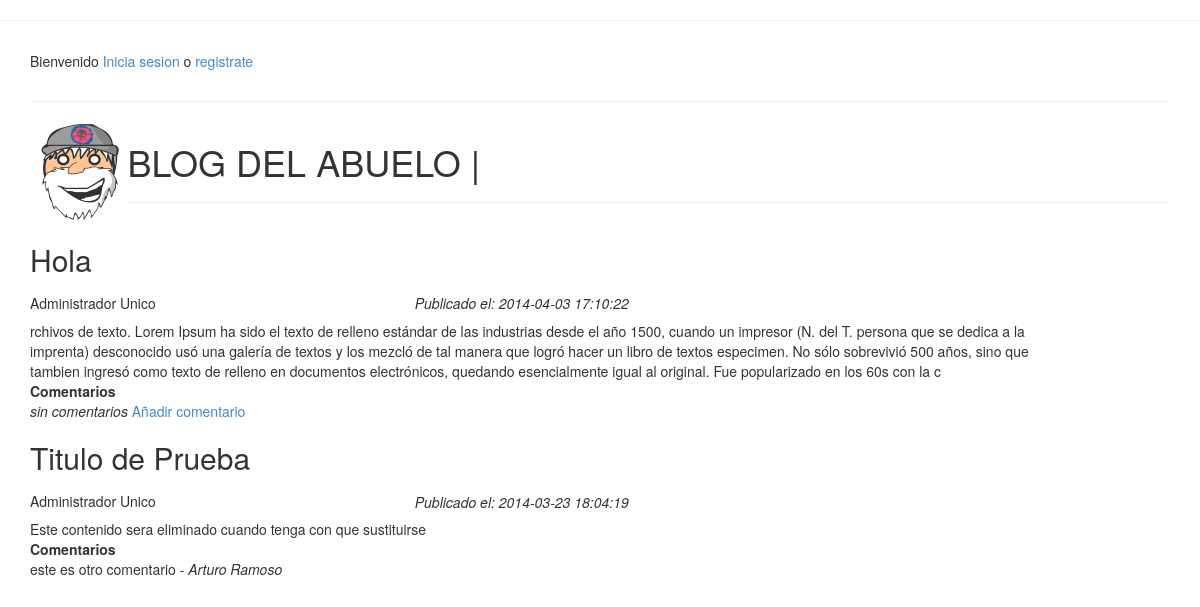
The page / on the database its author committed.
### tables this page shows
CREATE TABLE `temas` (
  `id` int(11) NOT NULL AUTO_INCREMENT,
  `id_usuario` varchar(45) DEFAULT NULL,
  `titulo` varchar(45) DEFAULT NULL,
  `fecha_pub` timestamp NOT NULL DEFAULT CURRENT_TIMESTAMP ON UPDATE CURRENT_TIMESTAMP,
  `contenido` text,
  PRIMARY KEY (`id`)
);

CREATE TABLE `usuarios` (
  `id` int(11) NOT NULL AUTO_INCREMENT,
  `nombre` varchar(45) DEFAULT NULL,
  `usuario` varchar(45) DEFAULT NULL,
  `password` varchar(45) DEFAULT NULL,
  `tipo` varchar(1) DEFAULT NULL,
  PRIMARY KEY (`id`),
  UNIQUE KEY `usuario_UNIQUE` (`usuario`)
);

CREATE TABLE `comentarios` (
  `id` int(11) NOT NULL AUTO_INCREMENT,
  `id_usuario` int(11) DEFAULT '0',
  `id_tema` int(11) DEFAULT NULL,
  `comentario` varchar(350) DEFAULT NULL,
  PRIMARY KEY (`id`)
);

### index.php (the view, shortened to what this page needs)
<!DOCTYPE HTML>
<html>
	<head>
	    <link href="css/bootstrap.min.css" rel="stylesheet">
	</head>
	<body><hr>
		<div class="container">
			<div class="row">
		<p class="bg-success">
			<?php
				if (isset($_SESSION['nombre'])) {
					echo "<div class='col-md-8'>Usted esta logeado como:<b> ".$_SESSION['usuario']. "</b></div>
					<div class='col-md-4'>
					  <button type='button' class='btn btn-success'><span class='glyphicon glyphicon-bell'></span> Notificaciones</button>
					  <div class='btn-group'>
						  <button class='btn btn-default dropdown-toggle' type='button' data-toggle='dropdown'>
						    <span class='glyphicon glyphicon-plus'></span> Opciones <span class='caret'></span>
						  </button>
						  <ul class='dropdown-menu'>
				    		<li><a href='cerrarsesion.php'><span class='glyphicon glyphicon-off'></span> Cerrar sesion</a></li>
					 ";
					if ($_SESSION['tipo']==1)
						echo "
				    		<li><a href='cambiarusuario.php'><span class='glyphicon glyphicon-cog'></span> Control-USRS</a></li>
				  		  ";
					if ($_SESSION['tipo']==2 or $_SESSION['tipo']==1)
							echo "<li><a href='ntemas.php'><span class='glyphicon glyphicon-plus-sign'></span> Añadir nuevo tema</a>
							</li></ul>";
					else echo "</ul></div>";
				}
				else {
					echo "<div class='container'>Bienvenido
					<a href='login.php'>Inicia sesion</a> o <a href='registro.php'>registrate</a>";
				}
				?>
			</p>
			</div>
		</div><hr>
				<div class="row">
					 <div class="col-md-1">
						<img src="images/logo.gif" width='100px' class="img-circle">
					 </div>
					<div class="col-md-11">
				<h1>BLOG DEL ABUELO |
				<?php
					echo "</h1><hr></div></div>";
				$conexion=@mysql_connect(SQL_HOST, SQL_USER, SQL_PWD);
				$sql="select temas.*,  usuarios.nombre from temas, usuarios where temas.id_usuario = usuarios.id order by fecha_pub desc; ";
				$temas=mysql_query($sql, $conexion);
				echo "<table width=90%>";
				while ($tema = @mysql_fetch_array($temas))
				{
					$sql = "select comentarios.*, usuarios.nombre from comentarios, usuarios, temas " .
						"where comentarios.id_usuario = usuarios.id and comentarios.id_tema = temas.id " .
						"and comentarios.id_tema = " . $tema['id'];
					$comentarios=mysql_query($sql, $conexion);
					echo "<tr>";
						echo "<td><b><h2>".$tema['titulo']."</h2></td>";
						echo "<td align='right' width=50%>";
					echo "</td>";
					echo "</tr>";
					echo "<tr><td><h5>".$tema['nombre']."</h5></td><td><i> Publicado el: ".$tema['fecha_pub']."</i></td></tr>";
					echo "<tr><td colspan='2'>".$tema['contenido']."</td></tr>";
					echo "<tr><td colspan='2'><b>Comentarios</b></td></tr>";
					$ncomentarios=0;
					while ($comentario = @mysql_fetch_array($comentarios)) {
						echo "<tr>";
							 echo "<td width=80% colspan=2>".$comentario['comentario'];
							 echo " - <i>".$comentario['nombre']."</i>";
						echo "</td>";
						echo "</tr>";
						$ncomentarios = $ncomentarios+1;
					}
					if ($ncomentarios < 1)
						echo "<tr><td colspan='2'><i>sin comentarios </i><a href='ncomentario.php?ncomentario=".$tema['id']."&prev=".$tema['id']."'>Añadir comentario</a></td></tr>";
				}
				echo "</table>";
			?>
	</body>
</html>

### rows shown on the page
temas: titulo "Hola", id_usuario.nombre "Administrador Unico", fecha_pub "2014-04-03 17:10:22", contenido "rchivos de texto. Lorem Ipsum ha sido el texto de relleno estándar de las industrias desde el año 1500, cuando un impresor (N. del T. persona que se dedica a la imprenta) desconocido usó una galería de textos y los mezcló de tal manera que logró hacer un libro de textos especimen. No sólo sobrevivió 500 años, sino que tambien ingresó como texto de relleno en documentos electrónicos, quedando esencialmente igual al original. Fue popularizado en los 60s con la c"
temas: titulo "Titulo de Prueba", id_usuario.nombre "Administrador Unico", fecha_pub "2014-03-23 18:04:19", contenido "Este contenido sera eliminado cuando tenga con que sustituirse"
comentarios: comentario "este es otro comentario", id_usuario.nombre "Arturo Ramoso"
